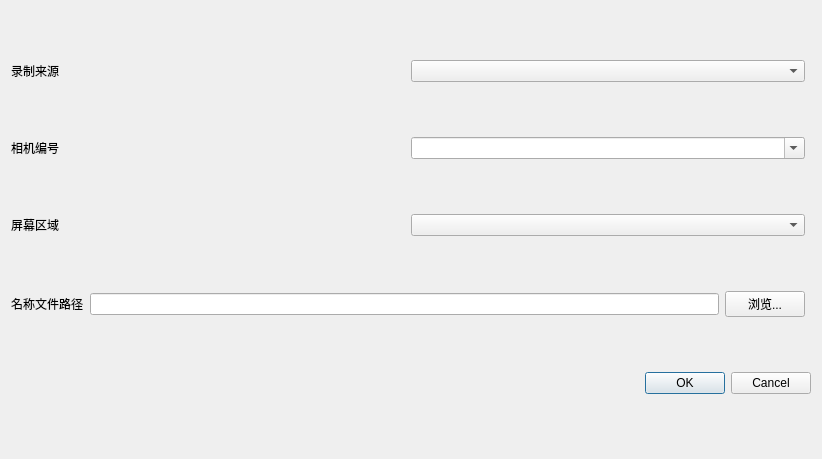
<?xml version="1.0" encoding="UTF-8"?>
<ui version="4.0">
 <class>SSRPluginSettingUI</class>
 <widget class="QDialog" name="SSRPluginSettingUI">
  <property name="geometry">
   <rect>
    <x>0</x>
    <y>0</y>
    <width>822</width>
    <height>459</height>
   </rect>
  </property>
  <property name="windowTitle">
   <string>Dialog</string>
  </property>
  <layout class="QGridLayout" name="gridLayout">
   <item row="2" column="0">
    <layout class="QHBoxLayout" name="HLayout_ScreenBlock">
     <item>
      <widget class="QLabel" name="label_ScreenBlock">
       <property name="text">
        <string>屏幕区域</string>
       </property>
      </widget>
     </item>
     <item>
      <widget class="QComboBox" name="comboBox_ScreenBlock">
       <property name="enabled">
        <bool>true</bool>
       </property>
       <property name="editable">
        <bool>false</bool>
       </property>
      </widget>
     </item>
    </layout>
   </item>
   <item row="4" column="0" colspan="2">
    <widget class="QDialogButtonBox" name="buttonBox">
     <property name="orientation">
      <enum>Qt::Orientation::Horizontal</enum>
     </property>
     <property name="standardButtons">
      <set>QDialogButtonBox::StandardButton::Cancel|QDialogButtonBox::StandardButton::Ok</set>
     </property>
    </widget>
   </item>
   <item row="0" column="0">
    <layout class="QHBoxLayout" name="HLayout_RecordingSource">
     <item>
      <widget class="QLabel" name="label_Source">
       <property name="text">
        <string>录制来源</string>
       </property>
      </widget>
     </item>
     <item>
      <widget class="QComboBox" name="comboBox_Source"/>
     </item>
    </layout>
   </item>
   <item row="3" column="0">
    <layout class="QHBoxLayout" name="HLayout_NameSourceFile">
     <item>
      <widget class="QLabel" name="label_SourceFile">
       <property name="text">
        <string>名称文件路径</string>
       </property>
      </widget>
     </item>
     <item>
      <widget class="QLineEdit" name="lineEdit"/>
     </item>
     <item>
      <widget class="QPushButton" name="pushButton">
       <property name="text">
        <string>浏览...</string>
       </property>
      </widget>
     </item>
    </layout>
   </item>
   <item row="1" column="0">
    <layout class="QHBoxLayout" name="HLayout_CamID">
     <item>
      <widget class="QLabel" name="label_CamID">
       <property name="text">
        <string>相机编号</string>
       </property>
      </widget>
     </item>
     <item>
      <widget class="QComboBox" name="comboBox_CamID">
       <property name="editable">
        <bool>true</bool>
       </property>
       <property name="currentIndex">
        <number>-1</number>
       </property>
      </widget>
     </item>
    </layout>
   </item>
  </layout>
 </widget>
 <resources/>
 <connections>
  <connection>
   <sender>buttonBox</sender>
   <signal>accepted()</signal>
   <receiver>SSRPluginSettingUI</receiver>
   <slot>accept()</slot>
   <hints>
    <hint type="sourcelabel">
     <x>231</x>
     <y>427</y>
    </hint>
    <hint type="destinationlabel">
     <x>157</x>
     <y>188</y>
    </hint>
   </hints>
  </connection>
  <connection>
   <sender>buttonBox</sender>
   <signal>rejected()</signal>
   <receiver>SSRPluginSettingUI</receiver>
   <slot>reject()</slot>
   <hints>
    <hint type="sourcelabel">
     <x>231</x>
     <y>427</y>
    </hint>
    <hint type="destinationlabel">
     <x>231</x>
     <y>188</y>
    </hint>
   </hints>
  </connection>
  <connection>
   <sender>comboBox_ScreenBlock</sender>
   <signal>currentTextChanged(QString)</signal>
   <receiver>SSRPluginSettingUI</receiver>
   <slot>update()</slot>
   <hints>
    <hint type="sourcelabel">
     <x>608</x>
     <y>267</y>
    </hint>
    <hint type="destinationlabel">
     <x>410</x>
     <y>229</y>
    </hint>
   </hints>
  </connection>
 </connections>
</ui>
